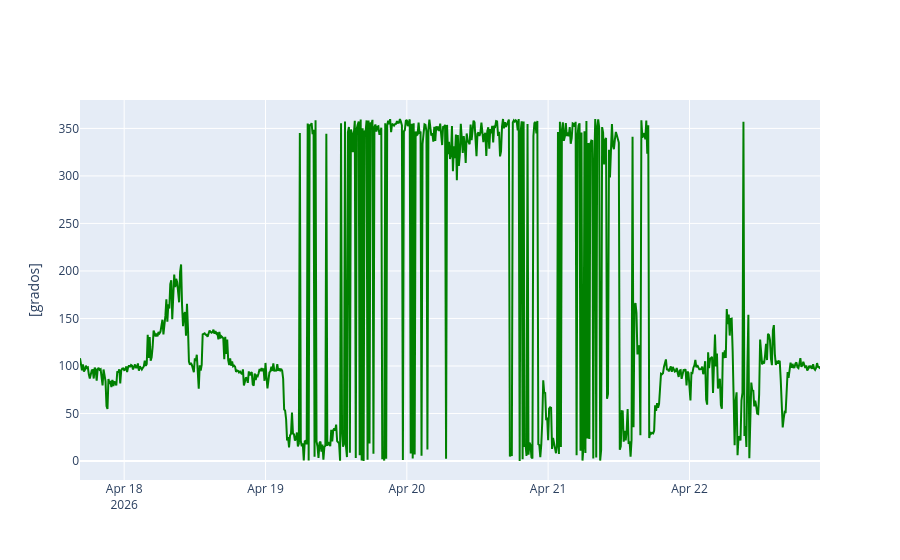

Write notebook code for a chart like this one.
### Markdown cell above
## Gráfica de dirección de viento

### Code cell
fig=go.Figure()
fig.add_trace(go.Scatter(x=direccion_viento['Tiempo_datetime'], y=direccion_viento['Direccion de rafaga'],
                        line=dict(color='green',width=2)))
fig.update_layout(xaxis_title=" ",
                  yaxis_title="[grados]")
fig.show()

### Figure 1 — Plotly figure (JSON) as saved in the notebook; plotly's stock layout.template omitted (floating-point values rounded to 4 significant figures; data arrays with more than 128 entries replaced by an {"elided": "..."} marker saying what was removed)
{"data": [{"line": {"color": "green", "width": 2}, "type": "scatter", "x": {"elided": "755 str values"}, "y": {"elided": "755 float values"}}], "layout": {"xaxis": {"title": {"text": " "}}, "yaxis": {"title": {"text": "[grados]"}}}}
